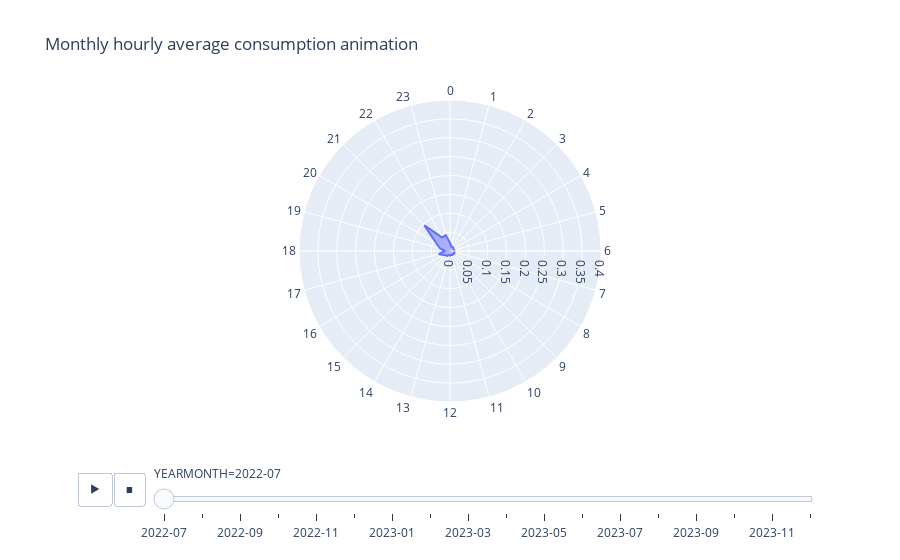

Notebook code for this chart:
### Markdown cell above
We will utilize Plotly to deploy an interactive HTML animation showcasing our monthly consumption profiles.

### Code cell
import plotly.express as px
import pandas as pd

df = pd.read_excel('../DATA/ASSIGNED/Consumos MINUTO.xlsx')
df['HOUR'] = df['DATETIME'].dt.hour
df['YEARMONTH'] = df['DATETIME'].apply(lambda x: x.strftime('%Y-%m'))

pvt = pd.pivot_table(df, values='kWh', index=['YEARMONTH', 'HOUR'], aggfunc='mean').reset_index()
pvt['HOUR'] = pvt['HOUR'].apply(str)

fig = px.line_polar(
    pvt, r="kWh", theta="HOUR", animation_frame="YEARMONTH", range_r=[0, 0.4], 
    title='Monthly hourly average consumption animation', line_close=True)
fig.update_traces(fill='toself')
fig.write_html("animation.html")
fig.show()

### Figure 1 — Plotly figure (JSON) as saved in the notebook; plotly's stock layout.template omitted (floating-point values rounded to 4 significant figures)
{"data": [{"fill": "toself", "hovertemplate": "YEARMONTH=2022-07<br>kWh=%{r}<br>HOUR=%{theta}<extra></extra>", "legendgroup": "", "line": {"color": "#636efa", "dash": "solid"}, "marker": {"symbol": "circle"}, "mode": "lines", "name": "", "r": [0.02217, 0.01197, 0.01307, 0.01215, 0.0108, 0.01143, 0.0127, 0.01197, 0.0135, 0.012, 0.01202, 0.01075, 0.01213, 0.01143, 0.0148, 0.01607, 0.02067, 0.03115, 0.01305, 0.02788, 0.04243, 0.096, 0.04115, 0.0436, 0.02217], "showlegend": false, "subplot": "polar", "theta": ["0", "1", "2", "3", "4", "5", "6", "7", "8", "9", "10", "11", "12", "13", "14", "15", "16", "17", "18", "19", "20", "21", "22", "23", "0"], "type": "scatterpolar"}], "layout": {"legend": {"tracegroupgap": 0}, "polar": {"angularaxis": {"direction": "clockwise", "rotation": 90}, "domain": {"x": [0, 1], "y": [0, 1]}, "radialaxis": {"range": [0, 0.4]}}, "sliders": [{"active": 0, "currentvalue": {"prefix": "YEARMONTH="}, "len": 0.9, "pad": {"b": 10, "t": 60}, "steps": [{"args": [["2022-07"], {"frame": {"duration": 0, "redraw": true}, "fromcurrent": true, "mode": "immediate", "transition": {"duration": 0, "easing": "linear"}}], "label": "2022-07", "method": "animate"}, {"args": [["2022-08"], {"frame": {"duration": 0, "redraw": true}, "fromcurrent": true, "mode": "immediate", "transition": {"duration": 0, "easing": "linear"}}], "label": "2022-08", "method": "animate"}, {"args": [["2022-09"], {"frame": {"duration": 0, "redraw": true}, "fromcurrent": true, "mode": "immediate", "transition": {"duration": 0, "easing": "linear"}}], "label": "2022-09", "method": "animate"}, {"args": [["2022-10"], {"frame": {"duration": 0, "redraw": true}, "fromcurrent": true, "mode": "immediate", "transition": {"duration": 0, "easing": "linear"}}], "label": "2022-10", "method": "animate"}, {"args": [["2022-11"], {"frame": {"duration": 0, "redraw": true}, "fromcurrent": true, "mode": "immediate", "transition": {"duration": 0, "easing": "linear"}}], "label": "2022-11", "method": "animate"}, {"args": [["2022-12"], {"frame": {"duration": 0, "redraw": true}, "fromcurrent": true, "mode": "immediate", "transition": {"duration": 0, "easing": "linear"}}], "label": "2022-12", "method": "animate"}, {"args": [["2023-01"], {"frame": {"duration": 0, "redraw": true}, "fromcurrent": true, "mode": "immediate", "transition": {"duration": 0, "easing": "linear"}}], "label": "2023-01", "method": "animate"}, {"args": [["2023-02"], {"frame": {"duration": 0, "redraw": true}, "fromcurrent": true, "mode": "immediate", "transition": {"duration": 0, "easing": "linear"}}], "label": "2023-02", "method": "animate"}, {"args": [["2023-03"], {"frame": {"duration": 0, "redraw": true}, "fromcurrent": true, "mode": "immediate", "transition": {"duration": 0, "easing": "linear"}}], "label": "2023-03", "method": "animate"}, {"args": [["2023-04"], {"frame": {"duration": 0, "redraw": true}, "fromcurrent": true, "mode": "immediate", "transition": {"duration": 0, "easing": "linear"}}], "label": "2023-04", "method": "animate"}, {"args": [["2023-05"], {"frame": {"duration": 0, "redraw": true}, "fromcurrent": true, "mode": "immediate", "transition": {"duration": 0, "easing": "linear"}}], "label": "2023-05", "method": "animate"}, {"args": [["2023-06"], {"frame": {"duration": 0, "redraw": true}, "fromcurrent": true, "mode": "immediate", "transition": {"duration": 0, "easing": "linear"}}], "label": "2023-06", "method": "animate"}, {"args": [["2023-07"], {"frame": {"duration": 0, "redraw": true}, "fromcurrent": true, "mode": "immediate", "transition": {"duration": 0, "easing": "linear"}}], "label": "2023-07", "method": "animate"}, {"args": [["2023-08"], {"frame": {"duration": 0, "redraw": true}, "fromcurrent": true, "mode": "immediate", "transition": {"duration": 0, "easing": "linear"}}], "label": "2023-08", "method": "animate"}, {"args": [["2023-09"], {"frame": {"duration": 0, "redraw": true}, "fromcurrent": true, "mode": "immediate", "transition": {"duration": 0, "easing": "linear"}}], "label": "2023-09", "method": "animate"}, {"args": [["2023-10"], {"frame": {"duration": 0, "redraw": true}, "fromcurrent": true, "mode": "immediate", "transition": {"duration": 0, "easing": "linear"}}], "label": "2023-10", "method": "animate"}, {"args": [["2023-11"], {"frame": {"duration": 0, "redraw": true}, "fromcurrent": true, "mode": "immediate", "transition": {"duration": 0, "easing": "linear"}}], "label": "2023-11", "method": "animate"}, {"args": [["2023-12"], {"frame": {"duration": 0, "redraw": true}, "fromcurrent": true, "mode": "immediate", "transition": {"duration": 0, "easing": "linear"}}], "label": "2023-12", "method": "animate"}], "x": 0.1, "xanchor": "left", "y": 0, "yanchor": "top"}], "title": {"text": "Monthly hourly average consumption animation"}, "updatemenus": [{"buttons": [{"args": [null, {"frame": {"duration": 500, "redraw": true}, "fromcurrent": true, "mode": "immediate", "transition": {"duration": 500, "easing": "linear"}}], "label": "&#9654;", "method": "animate"}, {"args": [[null], {"frame": {"duration": 0, "redraw": true}, "fromcurrent": true, "mode": "immediate", "transition": {"duration": 0, "easing": "linear"}}], "label": "&#9724;", "method": "animate"}], "direction": "left", "pad": {"r": 10, "t": 70}, "showactive": false, "type": "buttons", "x": 0.1, "xanchor": "right", "y": 0, "yanchor": "top"}]}}
